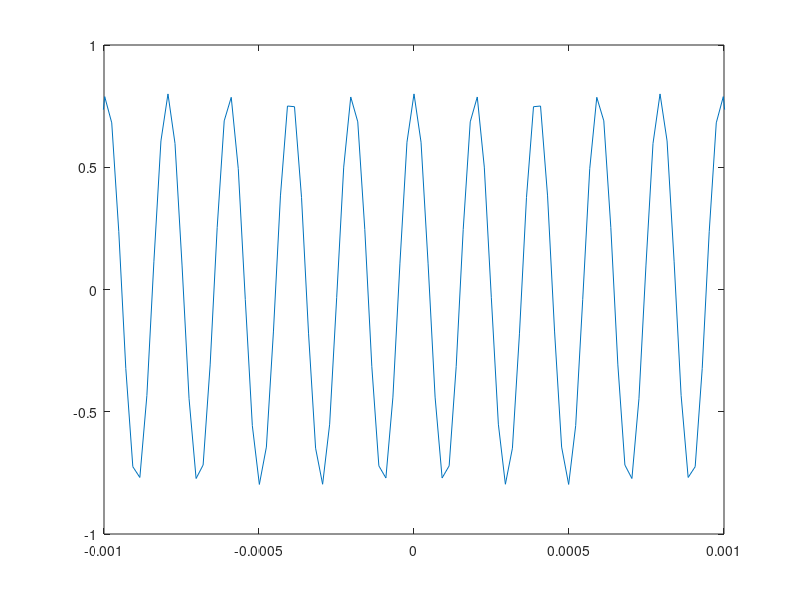
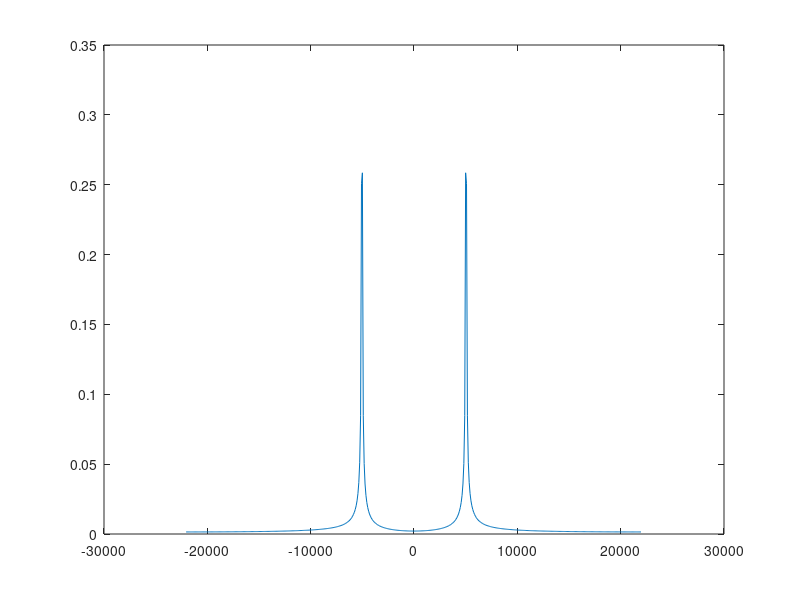

The MATLAB source for these figures, in order:
fc = 44100;
sinc = 1/fc;
dur = 0.1;
t = [-dur/2:sinc:dur/2-sinc];

winsize = 512;
binsize = fc/winsize;

freq = 5038;
amp = 0.8;

x = amp*(exp(i*2*pi*freq*t)+exp(-i*2*pi*freq*t))/2;

F = [-fc/2:binsize:(fc/2-binsize)];

xsize = size(x,2);

x1 = x((xsize/2-winsize/2):(xsize/2+winsize/2)-1);
t1 = t((xsize/2-winsize/2):(xsize/2+winsize/2)-1);

Y = zeros(1, winsize);

for k = 1:winsize
	anal = exp(-i*2*pi*F(k)*t1);
	Y(k) = sum(x1.*anal);
end

plot(t, x)
axis([-0.001 0.001 -1 1 ])

figure(2)
plot(F, abs(Y)/winsize)
